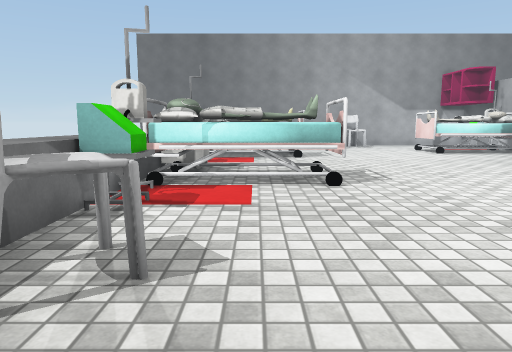
[1] (above)

17 first-person views from a walk through a scene from a Unity 3-D project. The camera is 1.2 m above the floor, tilts 8° down and sees 70° across. The floor is counted in squares, 1 m on a side. Each view is taken from the middle of a square. On the plan, view 1 faces up. The plan holds only what a view shows up to about 15 squares ahead; the rest is blank. The place goes on beyond the plan. The player is left out. Some animated figures are left out. Some surface patterns are stand-ins.

[2]
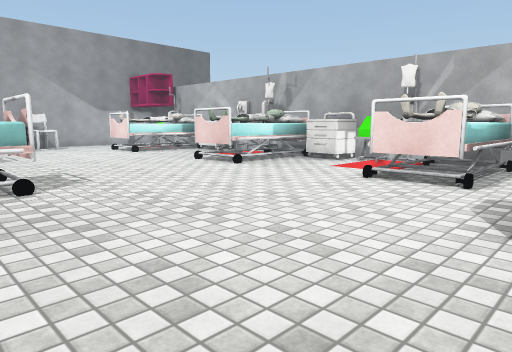

[3]
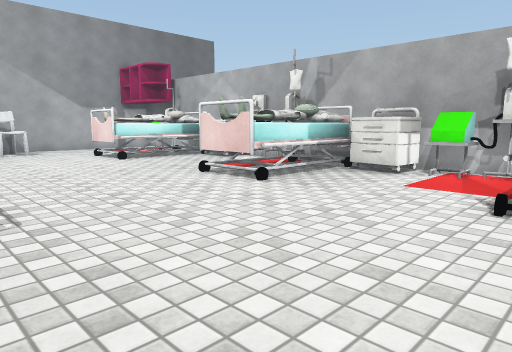

[4]
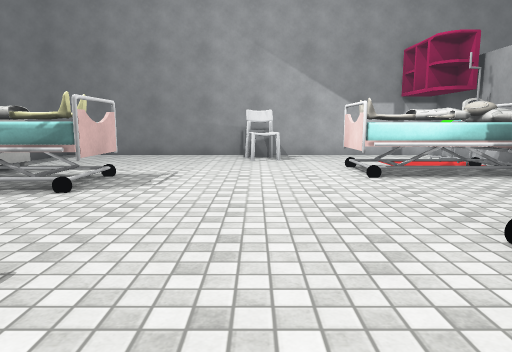

[5]
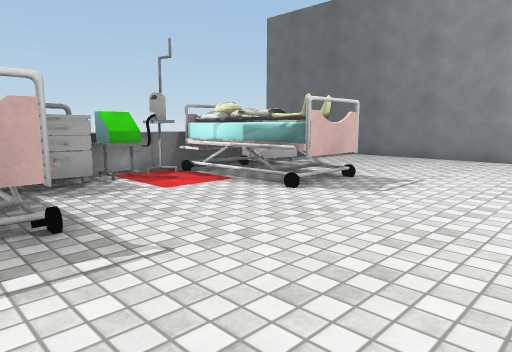

[6]
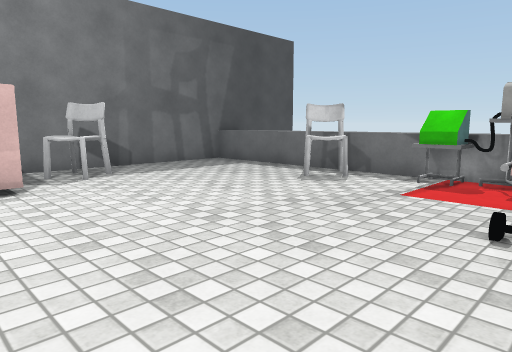

[7]
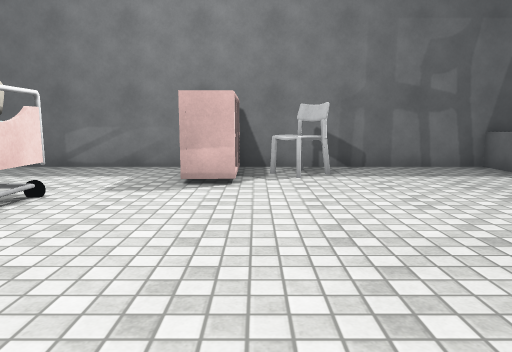

[8]
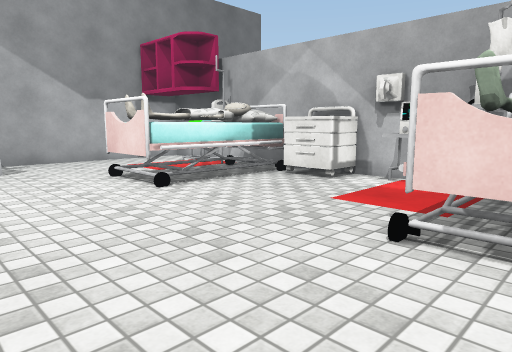

[9]
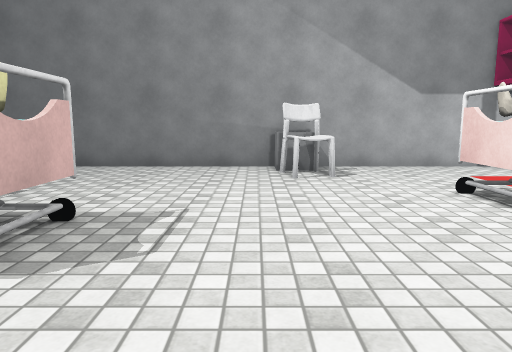

[10]
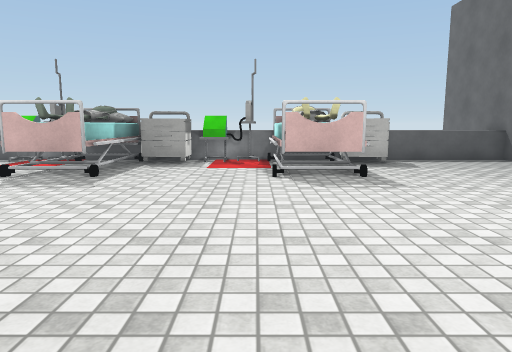

[11]
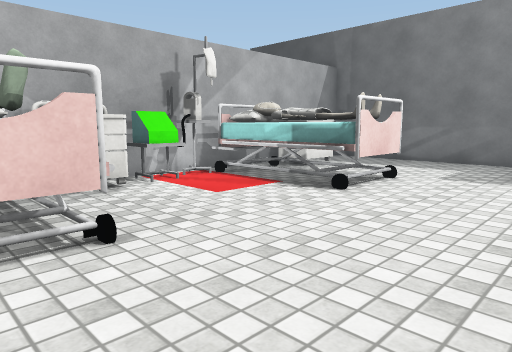

[12]
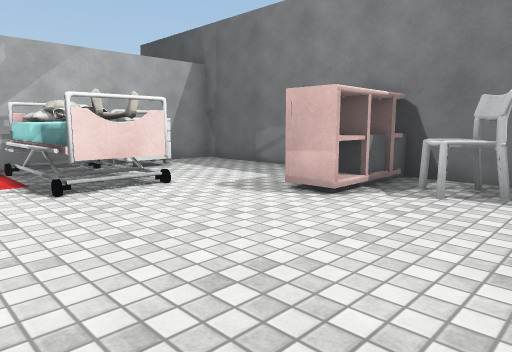

[13]
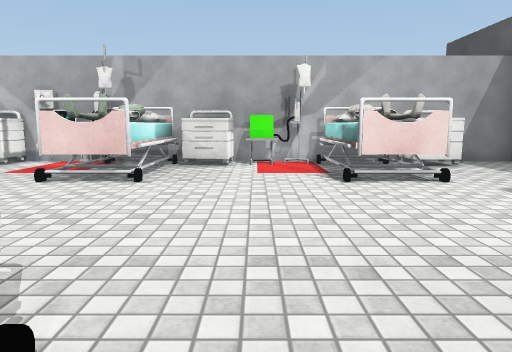

[14]
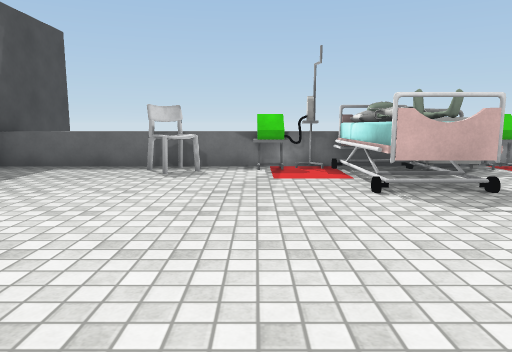

[15]
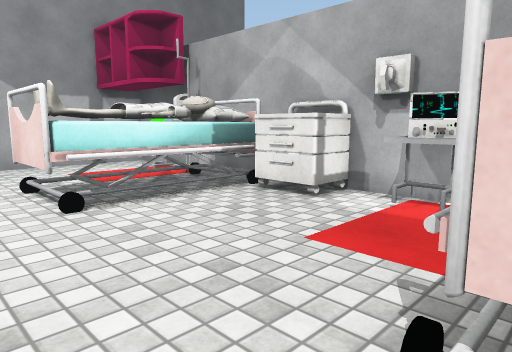

[16]
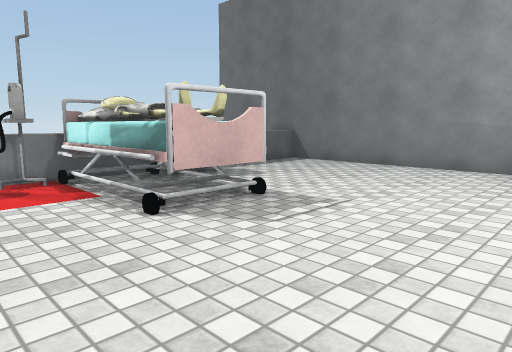

[17]
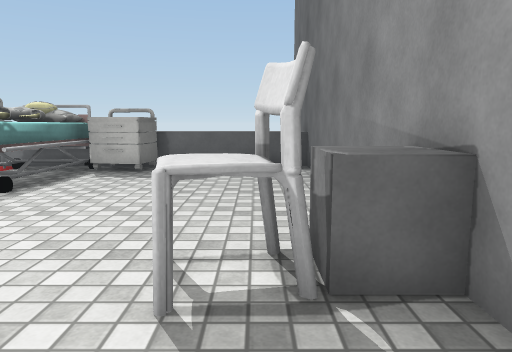

### Floor plan
Key: @ floor where view 1 was taken; # wall or solid block; . floor; = window, fence, low wall or low ledge; ^ raised ledge; B box; T thing the floor can be seen under or through; C chair; O other object.
Columns run from 5 left of view 1 to 12 right of it. Each row starts with its distance up from view 1.
 22 ##########^#######
 21   ^.......^......#
 20   ^.......CC.....#
 19   ^.......C.....B#
 18   ^.............B#
 17   ^OO........OOO##
 16   ^OO........TTO##
 15   ^#OO##.....^^^##
 14   ^#OO##........O#
 13   BB.............#
 12   ^B............O#
 11   ^B............O#
 10    OO........#.O##
  9   ^#TTTT.....#OO##
  8   ^#TTT^........O#
  7   ^#TT=.........O#
  6   ^B............B#
  5   ^B............B#
  4   ^..........^^^^#
  3   ^CC........TTT##
  2   ^C.........TTT##
  1   ^.......O.....O#
  0   ^..@..C.O.....O#
 -1   ^....CC.#......#
 -2 ##^.......O......#
 -3 ##########^#######

Positions as (right, up) in squares from view 1, and headings:
1: (0, 0), facing up
2: (0, 0), facing up-right
3: (2, 3), facing up-right
4: (5, 7), facing up
5: (6, 8), facing up-left
6: (6, 8), facing down-left
7: (4, 8), facing down
8: (4, 9), facing up-right
9: (4, 11), facing up
10: (10, 13), facing left
11: (4, 10), facing down-right
12: (1, 6), facing down-right
13: (0, 6), facing right
14: (8, 5), facing left
15: (6, 10), facing up-right
16: (6, 11), facing up-left
17: (8, 20), facing left
